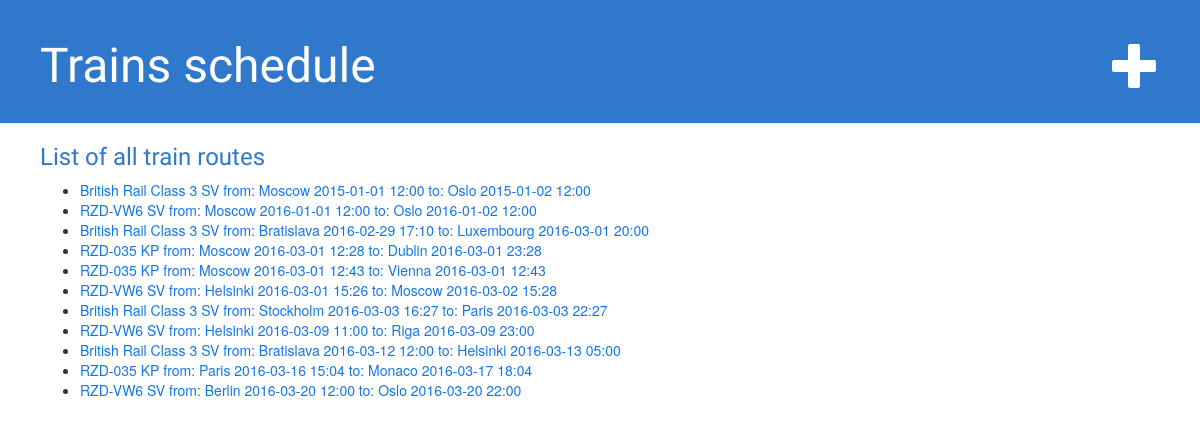
The app's page /schedule/all-route/, older data.
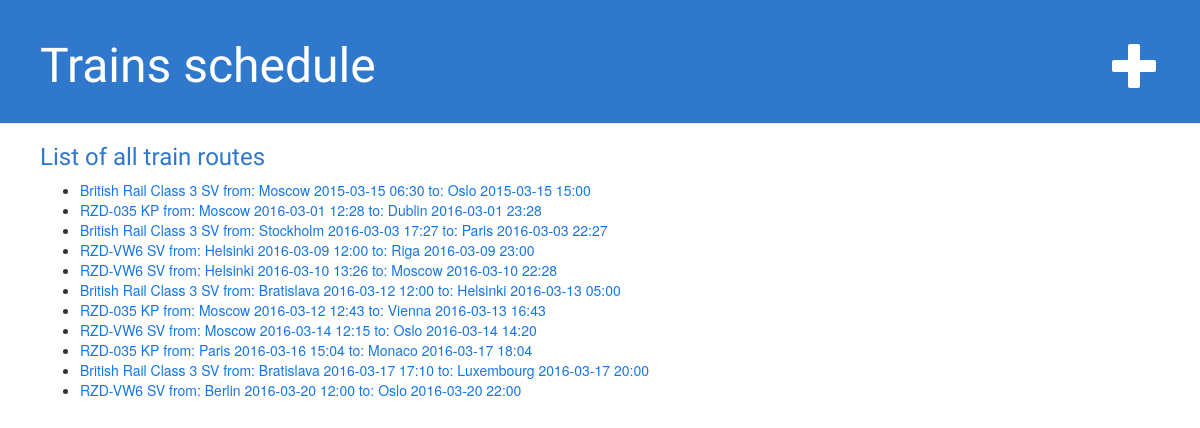
The same page, newer data.
### trains_schedule/models.py (models this page shows, shortened)
class Schedule(models.Model):
    departure_city = models.ForeignKey(City, related_name='s_departure_city_name')
    destination_city = models.ForeignKey(City, related_name='s_destination_city_name')
    departure_date = models.DateTimeField('date of departure')
    destination_date = models.DateTimeField('date of arriving')
    train = models.ForeignKey(Train)
    def display_name(self):
        return u'{} from: {} {} to: {} {}'.format(self.train, self.departure_city,
                                                  self.departure_date.strftime("%Y-%m-%d %H:%M"),
                                                  self.destination_city,
                                                  self.destination_date.strftime("%Y-%m-%d %H:%M"))

class Train(models.Model):
    train_model = models.CharField(max_length=20)
    train_type = models.CharField(max_length=10)
    train_type_description = models.CharField(max_length=100)
    train_capacity = models.IntegerField(default=0)
    def __unicode__(self):
        return u'{} {}'.format(self.train_model, self.train_type)

class City(models.Model):
    city_name = models.CharField(max_length=60)
    def trip_count(self):
        """
        Используется на форме администратора для отображения количества маршрутов в/из города
        """
        return self.s_departure_city_name.count() + self.s_destination_city_name.count()
    trip_count.short_description = 'Number of routes in/out of the city'
    def __unicode__(self):
        return u'{}'.format(self.city_name)

### trains_schedule/views.py (the view)
def all_route(request):
    schedule_list = Schedule.objects.all().order_by('departure_date')
    context = {'schedule_list': schedule_list}
    return render(request, 'trains_schedule/schedule_all.html', context)

### trains_schedule/templates/trains_schedule/schedule_all.html
{% extends 'trains_schedule/base.html' %}
{% block content %}
<h3>{{ "List of all train routes" }}</h3>
{% if schedule_list %}
    <ul>
    {% for train_route in schedule_list %}
        <li><a href="{% url 'detail' train_route.id %}">{{ train_route.display_name }}</a></li>
    {% endfor %}
    </ul>
{% else %}
    <p>No schedule are available.</p>
{% endif %}
{% endblock content %}

### trains_schedule/templates/trains_schedule/base.html (shortened to what this page needs)
{% load staticfiles %}
<html>
        <head>
            <link rel="stylesheet" href="//maxcdn.bootstrapcdn.com/bootstrap/3.2.0/css/bootstrap.min.css">
            <link rel="stylesheet" href="//maxcdn.bootstrapcdn.com/bootstrap/3.2.0/css/bootstrap-theme.min.css">
            <link rel="stylesheet" href="{% static 'trains_schedule/base.css' %}">
        </head>
<body>
<div class="page-header">
    <a href="{% url 'new_train' %}" class="top-menu"><span class="glyphicon glyphicon-plus"></span></a>
    <h1><a href="/schedule"> Trains schedule </a></h1>
</div>
<div class="content">
    {% block content %}
    {% endblock %}
</div>
</body>
</html>

### trains_schedule/static/trains_schedule/base.css (style rules this page uses)
h1 { color: #2F78CC; font-family: 'Oswald'; }
a { color: #1376E8; }
h3 { color: #2F78CC; font-family: 'Oswald'; }
.content { margin-left: 40px; }
.page-header { background-color: #2F78CC; margin-top: 0; padding: 20px 20px 20px 40px; }
.page-header h1, .page-header h1 a ,.page-header h1 a:visited, .page-header h1 a:active { color: #ffffff; font-size: 36pt; text-decoration: none; }
.top-menu, .top-menu:hover, .top-menu:visited { color: #ffffff; float: right; font-size: 36pt; margin-right: 20px; margin-top: 20px; }

Row changes from the older to the newer data that the page shows:
removed Schedule: display_name "British Rail Class 3 SV from: Moscow 2015-01-01 12:00 to: Oslo 2015-01-02 12:00"
removed Schedule: display_name "RZD-VW6 SV from: Moscow 2016-01-01 12:00 to: Oslo 2016-01-02 12:00"
removed Schedule: display_name "British Rail Class 3 SV from: Bratislava 2016-02-29 17:10 to: Luxembourg 2016-03-01 20:00"
removed Schedule: display_name "RZD-035 KP from: Moscow 2016-03-01 12:43 to: Vienna 2016-03-01 12:43"
removed Schedule: display_name "RZD-VW6 SV from: Helsinki 2016-03-01 15:26 to: Moscow 2016-03-02 15:28"
added Schedule: display_name "British Rail Class 3 SV from: Moscow 2015-03-15 06:30 to: Oslo 2015-03-15 15:00"
changed Schedule: display_name "British Rail Class 3 SV from: Stockholm 2016-03-03 16:27 to: Paris 2016-03-03 22:27" → "British Rail Class 3 SV from: Stockholm 2016-03-03 17:27 to: Paris 2016-03-03 22:27"
changed Schedule: display_name "RZD-VW6 SV from: Helsinki 2016-03-09 11:00 to: Riga 2016-03-09 23:00" → "RZD-VW6 SV from: Helsinki 2016-03-09 12:00 to: Riga 2016-03-09 23:00"
added Schedule: display_name "RZD-VW6 SV from: Helsinki 2016-03-10 13:26 to: Moscow 2016-03-10 22:28"
added Schedule: display_name "RZD-035 KP from: Moscow 2016-03-12 12:43 to: Vienna 2016-03-13 16:43"
added Schedule: display_name "RZD-VW6 SV from: Moscow 2016-03-14 12:15 to: Oslo 2016-03-14 14:20"
added Schedule: display_name "British Rail Class 3 SV from: Bratislava 2016-03-17 17:10 to: Luxembourg 2016-03-17 20:00"
